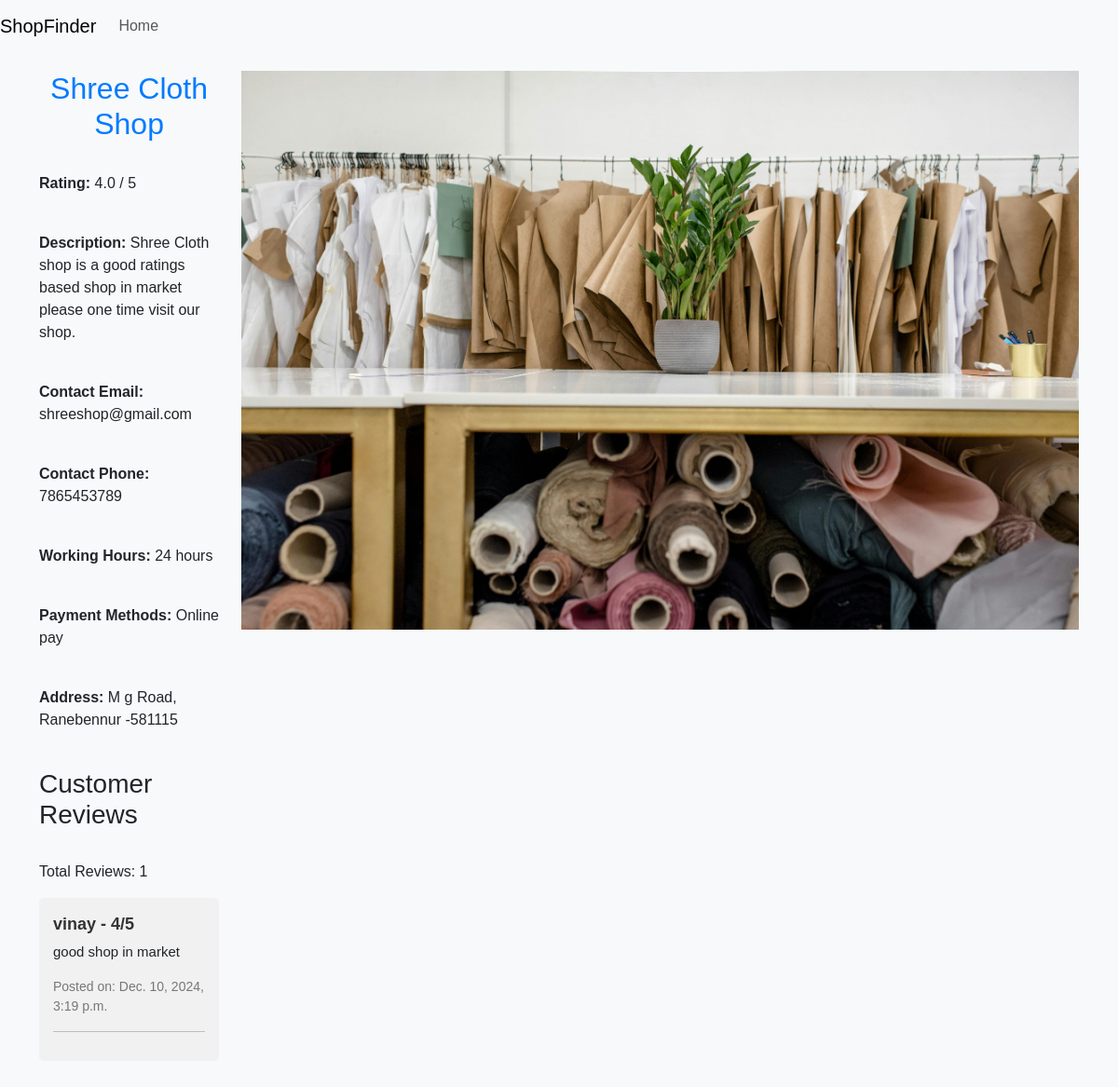
Screenshot of /shop_detail/2/ with the database file from the repository.
### interfaceapp/models.py (models this page shows, shortened)
class Shop(models.Model):
    CATEGORY_CHOICES = [
    ('electronics', 'Electronics'),
    ('clothing', 'Clothing'),
    ('restaurants', 'Restaurants'),
    ('grocery', 'Grocery'),
    ('furniture', 'Furniture'),
    ('beauty', 'Beauty & Personal Care'),
    ('books', 'Books'),
    ('sports', 'Sports Equipment'),
    ('toys', 'Toys & Games'),
    ('automotive', 'Automotive'),
    ('home_appliances', 'Home Appliances'),
    ('jewelry', 'Jewelry'),
    ('healthcare', 'Healthcare'),
    ('pet_supplies', 'Pet Supplies'),
    ('pharmacy', 'Pharmacy'),
    ('toiletries', 'Toiletries'),
    ('kitchenware', 'Kitchenware'),
    ('gardening', 'Gardening'),
    ('flowers', 'Flowers & Plants'),
    ('crafts', 'Crafts & DIY'),
    ('music', 'Musical Instruments'),
    ('office_supplies', 'Office Supplies'),
    ('watches', 'Watches'),
    ('liquor', 'Liquor'),
    ('baby_products', 'Baby Products'),
    ('shoes', 'Shoes'),
    ('bags', 'Bags & Luggage'),
    ('accessories', 'Fashion Accessories'),
    ('hardware', 'Hardware'),
    ('technology', 'Technology'),
    ('gaming', 'Gaming'),
    ('supermarket', 'Supermarket'),
    ('bakery', 'Bakery'),
    ('butcher', 'Butcher'),
    ('fish_market', 'Fish Market'),
    ('frozen_food', 'Frozen Food'),
    ('organic', 'Organic Products'),
    ('dairy', 'Dairy'),
    ('convenience_store', 'Convenience Store'),
    ('cosmetics', 'Cosmetics'),
    ('cell_phones', 'Cell Phones'),
    ('fabrics', 'Fabrics & Textiles'),
    ('cleaning_supplies', 'Cleaning Supplies'),
    ('toys_games', 'Toys & Games'),
    ('frozen_items', 'Frozen Items'),
    ('art', 'Art Supplies'),
    ('bikes', 'Bicycles & Accessories'),
    ('liquor_store', 'Liquor Store'),
    ('gourmet', 'Gourmet Foods'),
    ('specialty_foods', 'Specialty Foods'),
    ('shaving_supplies', 'Shaving Supplies'),
    ('wine', 'Wine & Spirits'),
    ('vape', 'Vape Products'),
    ('craft_beer', 'Craft Beer'),
    ('sunglasses', 'Sunglasses'),
]
    user = models.ForeignKey(User, related_name="Shop", on_delete=models.CASCADE)
    shop_name = models.CharField(max_length=100)
    cateory = models.CharField(choices=CATEGORY_CHOICES,max_length=50)
    description = models.TextField()
    cantact_email = models.EmailField()
    cantact_phone = models.CharField(max_length=20)
    address = models.TextField()
    lattitude = models.FloatField()
    langitude = models.FloatField()
    working_ours = models.CharField(max_length=100)
    payment_methods = models.CharField(max_length=10)
    image = models.ImageField(upload_to='shops/images/')

class Review(models.Model):
    shop = models.ForeignKey(Shop, related_name="reviews", on_delete=models.CASCADE)
    user = models.ForeignKey(User, related_name="reviews", on_delete=models.CASCADE)
    rating = models.IntegerField()
    review_text = models.TextField()
    created_at = models.DateTimeField(auto_now_add=True)
    class Meta:
        ordering = ['created_at']

### interfaceapp/views.py (the view)
# urls.py: path('shop_detail/<int:shop_id>/', views.shop_detail, name='shop_detail'),
def shop_detail(request, shop_id):
    shop = get_object_or_404(Shop, id=shop_id)
    reviews = shop.reviews.all()
    avg_rating = reviews.aggregate(Avg('rating'))['rating__avg'] if reviews.exists() else 0
    return render(request, 'shop_details.html', {'shop': shop, 'avg_rating': avg_rating, 'reviews': reviews})

### templates/shop_details.html (shortened to what this page needs)
{% load static %}
<!DOCTYPE html>
<html lang="en">
<head>
    <link href="https://cdn.jsdelivr.net/npm/bootstrap@5.3.0-alpha1/dist/css/bootstrap.min.css" rel="stylesheet">
</head>
<body>
    <nav class="navbar navbar-expand-lg navbar-light bg-light">
        <a class="navbar-brand" href="#">ShopFinder</a>
        <div class="collapse navbar-collapse" id="navbarNav">
            <ul class="navbar-nav">
                <li class="nav-item active">
                    <a class="nav-link" href="{% url 'shop_list' %}">Home</a>
                </li>
            </ul>
        </div>
    </nav>
    <div class="container" class="shadow-lg p-3 mb-5 bg-body rounded" style="">
        <div class="row">
            <div class="col">
        <h2 style="color: #007bff; text-align: center;">{{ shop.shop_name }}</h2>
        <br>
        <p><strong>Rating:</strong> {{ avg_rating }} / 5</p>
        <br>
        <p><strong>Description:</strong> {{ shop.description }}</p>
        <br>
        <p><strong>Contact Email:</strong> {{ shop.cantact_email }}</p>
        <br>
        <p><strong>Contact Phone:</strong> {{ shop.cantact_phone }}</p>
        <br>
        <p><strong>Working Hours:</strong> {{ shop.working_ours }}</p>
        <br>
        <p><strong>Payment Methods:</strong> {{ shop.payment_methods }}</p>
        <br>
        <p><strong>Address:</strong> {{ shop.address }}</p>
        <br>
        <h3>Customer Reviews</h3>
        <br>
        <p>Total Reviews: {{ reviews.count }}</p>
        {% for review in reviews %}
            <div class="review">
                <strong>{{ review.user.username }} - {{ review.rating }}/5</strong>
                <p>{{ review.review_text }}</p>
                <small>Posted on: {{ review.created_at }}</small>
                <hr>
            </div>
        {% empty %}
            <p>No reviews yet.</p>
        {% endfor %}
        <div id="map" style="height: 400px; width: 100%;"></div>
    </div>
    <div class="col">
        <img src="{{ shop.image.url}}" alt="Shop Image" style="height: 600px; object-fit: cover;"></img>
    </div>
        </div>
    </div>
</body>
</html>

### templates/shop_details.html (style rules this page uses)
body { font-family: 'Arial', sans-serif; background-color: #f8f9fa; margin: 0; padding: 0; }
.navbar { margin-bottom: 20px; }
.container { margin-top: 20px; }
.review { background-color: #f1f1f1; padding: 15px; border-radius: 5px; margin-bottom: 15px; }
.review strong { font-size: 18px; color: #333; }
.review small { display: block; margin-top: 10px; font-size: 14px; color: #777; }
.review p { margin-top: 5px; font-size: 15px; }
#map { margin-top: 20px; border-radius: 8px; }

### rows the page displays
Shop: shop_name "Shree Cloth Shop", description "Shree Cloth shop is a good ratings based shop in market please one time visit our shop.", cantact_email "shreeshop@gmail.com", cantact_phone "7865453789", working_ours "24 hours", payment_methods "Online pay", address "M g Road, Ranebennur -581115", image (picture)
Review: user.username "vinay", rating "4", review_text "good shop in market", created_at "Dec. 10, 2024, 3:19 p.m."

### other values shown
{{ avg_rating }} "4.0"
{{ reviews.count }} "1"
